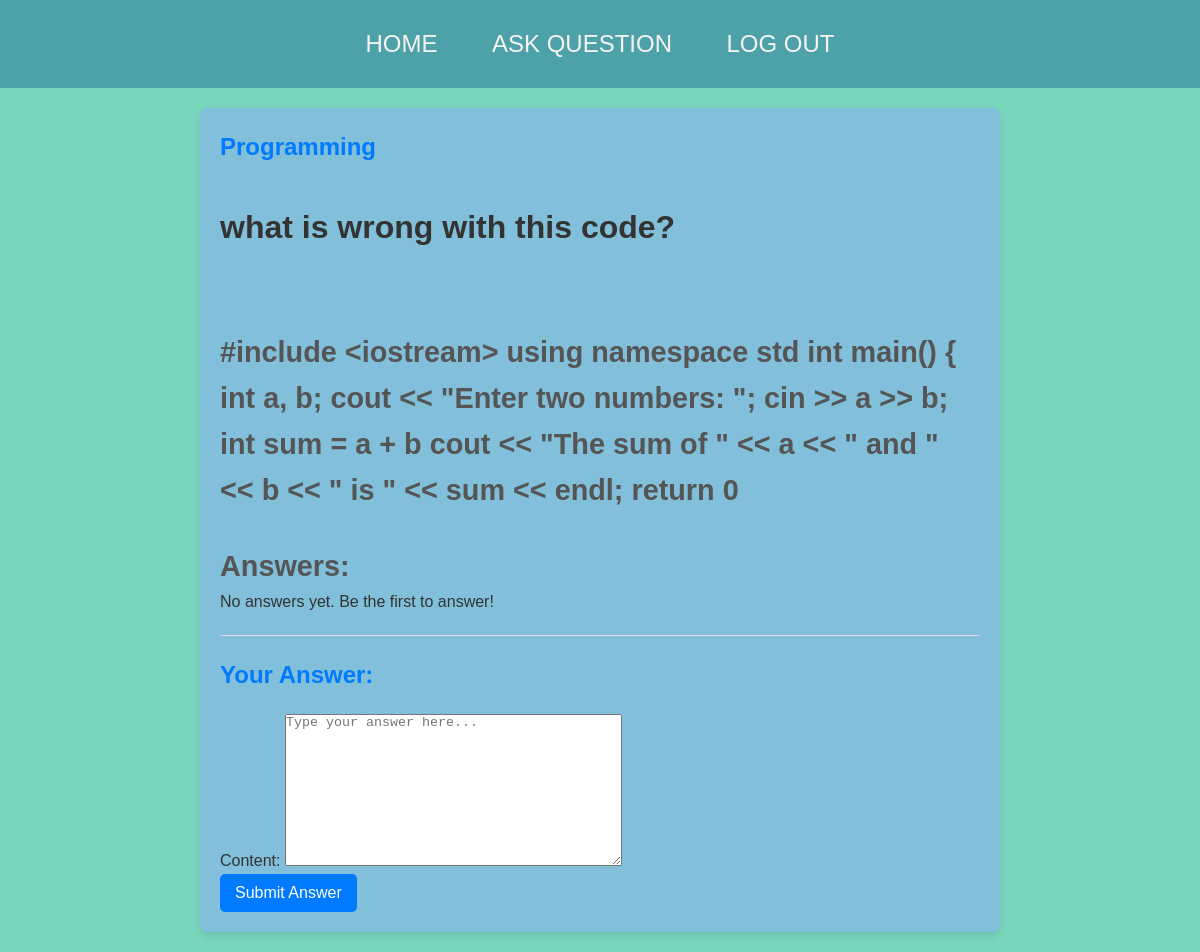
Screenshot of /learno/question/16/ (signed in) with the database file from the repository.
### myapp/models.py (models this page shows, shortened)
class Question(models.Model):
    user = models.ForeignKey(User,on_delete=CASCADE,null=True)
    topic = models.ForeignKey(subject, related_name='questions',on_delete=models.SET_NULL,null=True)
    title = models.CharField(max_length=120,null=False,default="Tytuł pytania")
    question = models.TextField(null=True)
    created = models.DateTimeField(auto_now_add=True,null=True)
    class Meta():
        ordering = ['-created']

class subject(models.Model):
    name = models.CharField(max_length=150,null=False)
    def __str__(self):
        return str(self.name)

### myapp/views.py (the view)
# urls.py: path('question/<int:qs_id>/',views.question_detail,name = "question"),
@login_required(login_url='login')
def question_detail(request, qs_id):
    question = get_object_or_404(Question, id=qs_id)
    answers = question.answers.all()
    if request.method == 'POST':
        form = AnswerForm(request.POST)
        if form.is_valid():
            answer = form.save(commit=False)
            answer.question = question
            answer.user = request.user
            answer.save()
            return redirect('question', qs_id=question.id)
    else:
        form = AnswerForm()
    return render(request, 'question_detail.html', {'question': question, 'answers': answers, 'form': form})

### myapp/forms.py
class AnswerForm(ModelForm):
    class Meta:
        model = Answer
        fields = ['content']
        widgets = {
            'content': forms.Textarea(attrs={'class': 'form-control', 'placeholder': 'Type your answer here...'}),
        }

### myapp/templates/question_detail.html (shortened to what this page needs)
{% extends 'main.html' %}
{% load static %}
{% block css %}<link rel="stylesheet" href="{% static 'ques_detail.css' %}">{% endblock css %}
{% block content %}
<div class="container">
    <h3>{{ question.topic }}</h3><br>
    <h1>{{ question.title}}</h2><br>
    <h2>{{ question.question }}</h1>
    <h2>Answers:</h2>
    {% for answer in answers %}
    <hr>
    <div class="answer">
        <p>{{ answer.content }}</p>
        <p><small>Answered by {{ answer.user.username }} on: {{ answer.created }}</small></p>
    </div>
    {% empty %}
    <p>No answers yet. Be the first to answer!</p>
    {% endfor %}
    <hr>
    <h3>Your Answer:</h3>
    <form method="post">
        {{ form.as_p }}
        <button type="submit">Submit Answer</button>
    </form>
</div>
{% endblock content %}

### static/style.css (style rules this page uses)
* { margin: 0; padding: 0; box-sizing: border-box; }
body { background-color: #79D7BE; font-family: Arial, sans-serif; }

### static/ques_detail.css (style rules this page uses)
.container { max-width: 800px; margin: 20px auto; background: #81BFDA; padding: 20px; border-radius: 8px; box-shadow: 0 4px 8px rgba(0, 0, 0, 0.1); font-family: Arial, sans-serif; color: #333; line-height: 1.6; }
.container h3 { font-size: 1.5rem; color: #007bff; margin-bottom: 10px; }
.container h1 { font-size: 2rem; margin-bottom: 20px; color: #333; }
.container h2 { margin-top: 30px; font-size: 1.8rem; color: #555; }
.container form { margin-top: 20px; }
.container form button { background: #007bff; color: white; border: none; padding: 10px 15px; border-radius: 5px; cursor: pointer; font-size: 1rem; transition: 0.3s; }
.container hr { border: 0; border-top: 1px solid #ddd; margin: 20px 0; }

### rows the page displays
Question: topic "Programming", title "what is wrong with this code?", question "#include <iostream> using namespace std int main() { int a, b; cout << \"Enter two numbers: \"; cin >> a >> b; int sum = a + b cout << \"The sum of \" << a << \" and \" << b << \" is \" << sum << endl; return 0"
